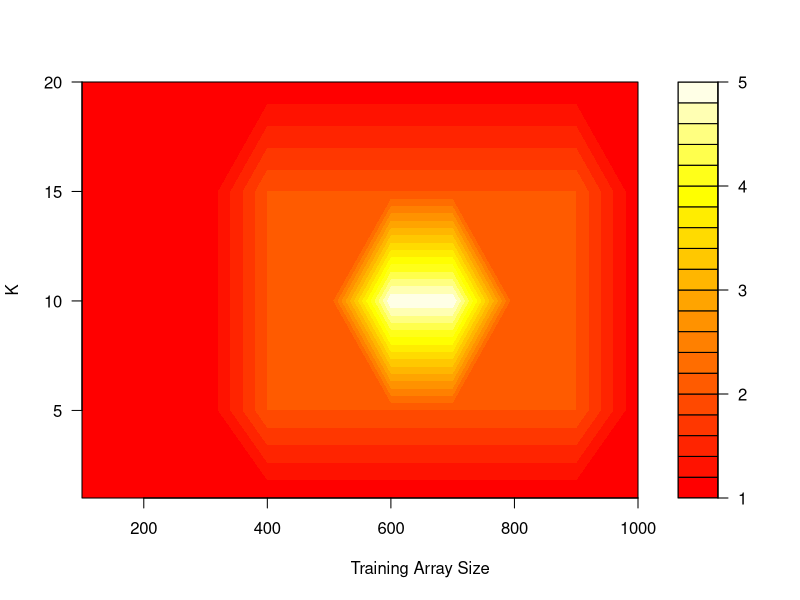

This figure's R source:

# the data
contour_data = array(1,c(10,5))
contour_data[4:9,2:4] = 2
contour_data[6:7,3] = 5

# actual measured points in ascending order
trainingSetSize = c(100,200,300,400,500,600,700,800,900,1000)
k = c(1,5,10,15,20)

# plot the contour plot
filled.contour(y = k, x = trainingSetSize, contour_data, color.palette = heat.colors)
title(main = NULL, xlab = "Training Array Size", ylab = "K")